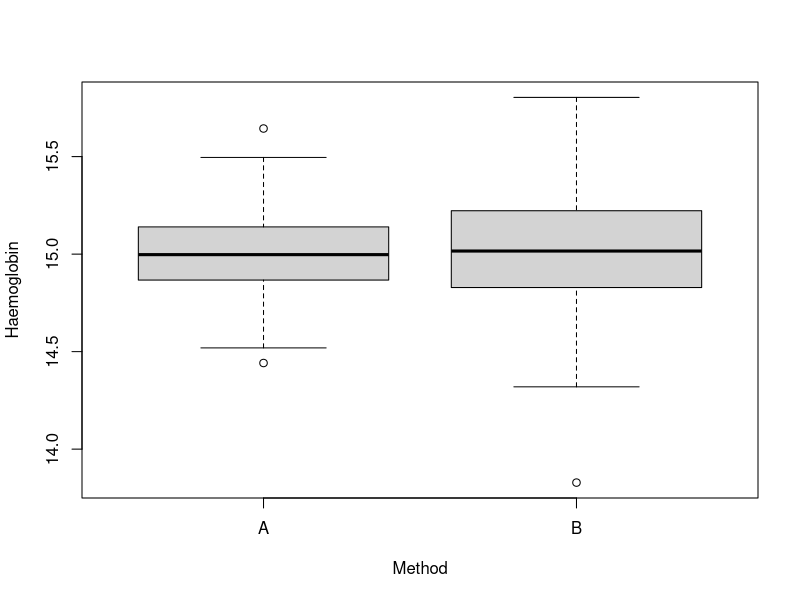

Here is the R script that generated this plot:
## ---------------------------------------------------------------------------------------------------
hemoglobin <- read.table("data/hemoglobin.csv",
  header = TRUE, sep = ",", stringsAsFactors = TRUE
)

## ---------------------------------------------------------------------------------------------------
#| eval: false
# path <- "https://tommasorigon.github.io/EnvEcoStat/data/hemoglobin.csv"
# hemoglobin <- read.table(path, header = TRUE, sep = ",", stringsAsFactors = TRUE)

## ---------------------------------------------------------------------------------------------------
str(hemoglobin)

## ---------------------------------------------------------------------------------------------------
hemo_A <- hemoglobin$hemoglobin[hemoglobin$method == "A"] # Group A
hemo_B <- hemoglobin$hemoglobin[hemoglobin$method == "B"] # Group B

summary(hemo_A)
summary(hemo_B)

## ---------------------------------------------------------------------------------------------------
boxplot(hemoglobin$hemoglobin ~ hemoglobin$method,
  ylab = "Haemoglobin",
  xlab = "Method"
)

## ---------------------------------------------------------------------------------------------------
mean((hemo_A - mean(hemo_A))^2) # Variance of group A
mean((hemo_B - mean(hemo_B))^2) # Variance of group B

mean(hemo_A^2) - mean(hemo_A)^2 # Variance of group A, alternative formula
mean(hemo_B^2) - mean(hemo_B)^2 # Variance of group B, alternative formula

## ---------------------------------------------------------------------------------------------------
my_var <- function(x) {
  mean(x^2) - mean(x)^2
}

my_var(hemo_A)
my_var(hemo_B)

## ---------------------------------------------------------------------------------------------------
var(hemo_A)
var(hemo_B)

## ---------------------------------------------------------------------------------------------------
my_sd <- function(x) {
  sqrt(my_var(x))
}

my_sd(hemo_A)
my_sd(hemo_B)

sd(hemo_A)
sd(hemo_B)

## ---------------------------------------------------------------------------------------------------
max(hemo_A) - min(hemo_A)
max(hemo_B) - min(hemo_B)

diff(range(hemo_A))
diff(range(hemo_B))

## ---------------------------------------------------------------------------------------------------
interquartile_range <- function(x) {
  diff(quantile(x, probs = c(0.25, 0.75)))
}

interquartile_range(hemo_A)
interquartile_range(hemo_B)

## ---------------------------------------------------------------------------------------------------
# First possible implementation
asym <- function(x) {
  sdev <- sqrt(mean(x^2) - mean(x)^2)
  mean((x - mean(x))^3) / sdev^3
}

# (Slightly) alternative implementation
asym <- function(x) {
  sdev <- sqrt(mean(x^2) - mean(x)^2)
  z <- (x - mean(x)) / sdev
  mean(z^3)
}

asym(hemo_A)
